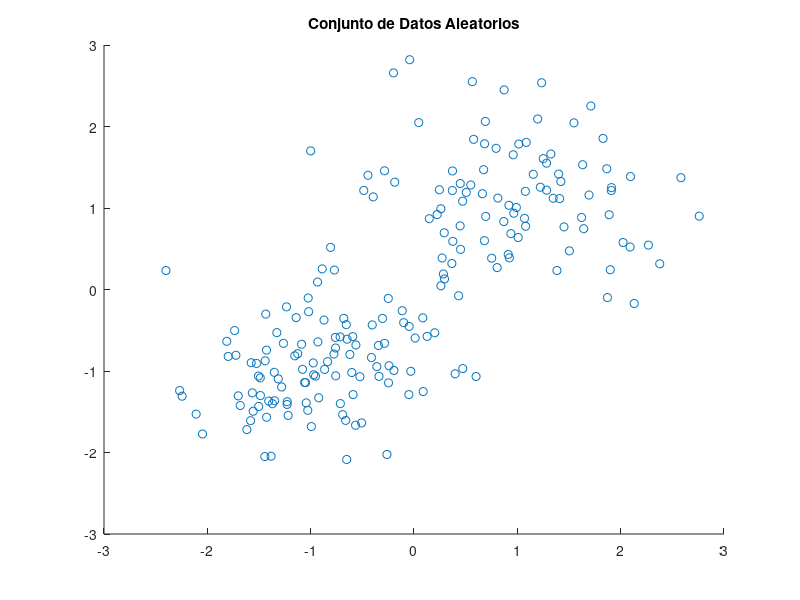
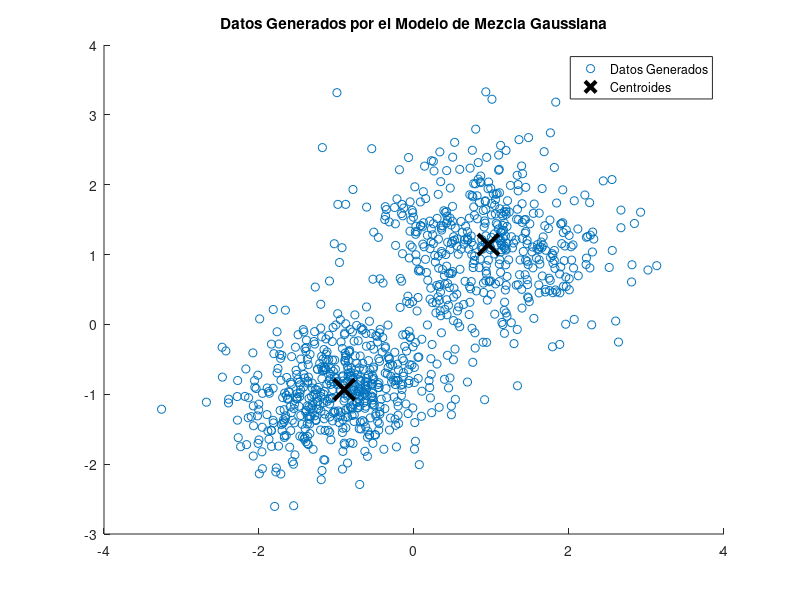

Reproduce these figures in MATLAB, in order.
% Generar datos aleatorios
rng(1); % Fijar la semilla para reproducibilidad
data = [randn(100,2)*0.75+ones(100,2);
 randn(100,2)*0.5-ones(100,2)];
% Visualizar los datos
figure;
scatter(data(:,1), data(:,2));
title('Conjunto de Datos Aleatorios');
% Ajustar un modelo de mezcla gaussiana (GMM) a los datos
num_clusters = 2;
gmm_model = fitgmdist(data, num_clusters);
% Generar muestras del modelo ajustado
num_samples = 1000;
generated_data = random(gmm_model, num_samples);
% Visualizar los datos generados y los centroides de los clusters
figure;
scatter(generated_data(:,1), generated_data(:,2));
hold on;
plot(gmm_model.mu(:,1), gmm_model.mu(:,2), 'kx', 'MarkerSize', 15, 'LineWidth', 3);
title('Datos Generados por el Modelo de Mezcla Gaussiana');
legend('Datos Generados', 'Centroides');
hold off;